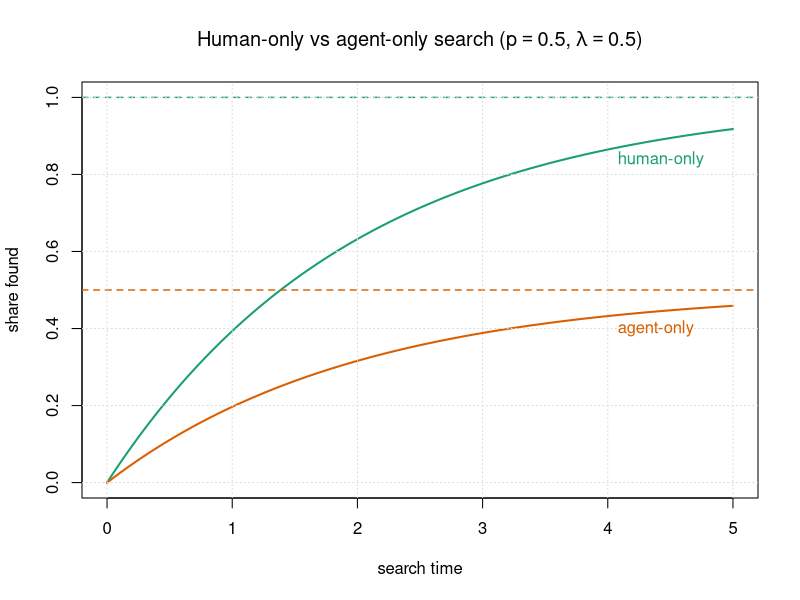
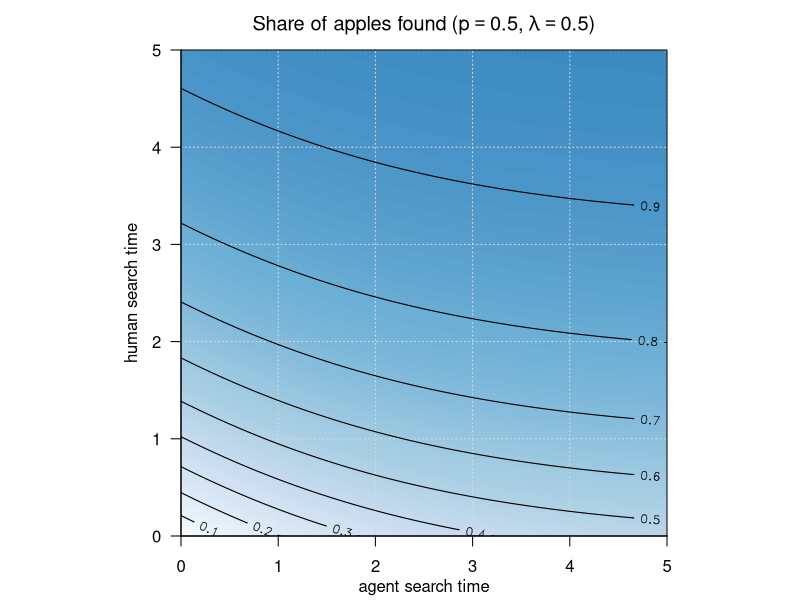
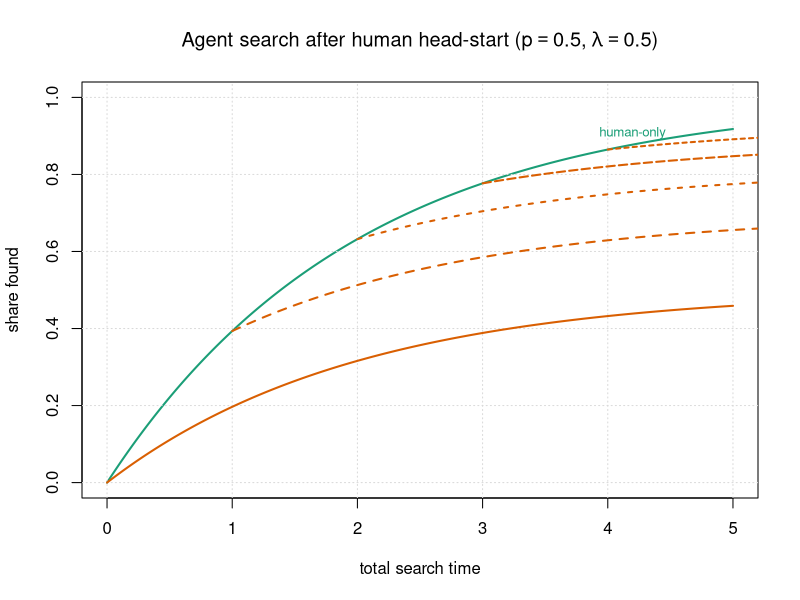

The R script that drew these images, in order:
## ---- chunk 1
#| label: bernoulli-functions
#| dependson: bernoulli-heatmap
#| fig-align: center
#| fig-width: 4
#| fig-height: 4
p <- 0.5
lambda <- 0.5
n_vals <- 0:5
apples <- function(t_H, t_A) {
    1 - ((1 - lambda) * exp(-p * t_H) + lambda * exp(-p * (t_H + t_A)))
}

apple_share <- outer(
    n_vals,
    n_vals,
    Vectorize(function(t_H, t_A) {
        apples(t_H, t_A)
    })
)


n_grid <- seq(0, 5, length.out = 400)
human_asymptote <- 1
agent_asymptote <- lambda

plot(
    n_grid,
    apples(n_grid, 0),
    type = "l",
    lwd = 2,
    col = "#1b9e77",
    ylim = c(0, 1),
    xlab = "search time",
    ylab = "share found",
    main = bquote("Human-only vs agent-only search" ~ "(" * p == .(p) * "," ~ lambda == .(lambda) * ")")
)
lines(
    n_grid,
    apples(0, n_grid),
    lwd = 2,
    col = "#d95f02"
)
abline(h = human_asymptote, lty = "dashed", lwd = 1.4, col = "#1b9e77")
abline(h = agent_asymptote, lty = "dashed", lwd = 1.4, col = "#d95f02")
grid(col = "gray85", lty = "dotted")
text(
    x = 4,
    y = apples(4.2, 0) - 0.04,
    labels = "human-only",
    col = "#1b9e77",
    pos = 4
)
text(
    x = 4,
    y = apples(0, 4.2) - 0.04,
    labels = "agent-only",
    col = "#d95f02",
    pos = 4
)
## ---- chunk 2
#| label: bernoulli-isovalues
#| dependson: bernoulli-heatmap
#| fig-width: 5.5
#| fig-align: center
#| fig-height: 5
n_H_grid <- seq(0, 5, length.out = 201)
n_A_grid <- seq(0, 5, length.out = 201)
apple_surface <- outer(
    n_A_grid,
    n_H_grid,
    Vectorize(function(t_A, t_H) apples(t_H, t_A))
)

fill_colors <- grDevices::colorRampPalette(
    c("#f7fbff", "#deebf7", "#c6dbef", "#9ecae1", "#6baed6", "#3182bd")
)(100)

color_breaks <- seq(0, 1, length.out = 101)
color_idx <- cut(apple_surface, breaks = color_breaks, include.lowest = TRUE, labels = FALSE)
raster_colors <- matrix(fill_colors[color_idx], nrow = nrow(apple_surface), ncol = ncol(apple_surface))
raster_colors <- t(raster_colors)[ncol(raster_colors):1, ]

old_par <- par(mar = c(3.2, 3.2, 2.5, 0.8), pty = "s")
plot(
    NA,
    xlim = c(0, 5),
    ylim = c(0, 5),
    type = "n",
    xaxs = "i",
    yaxs = "i",
    xlab = "",
    ylab = "",
    axes = FALSE,
    main = bquote("Share of apples found" ~ "(" * p == .(p) * "," ~ lambda == .(lambda) * ")")
)
rasterImage(as.raster(raster_colors), 0, 0, 5, 5, interpolate = FALSE)
grid(col = "gray85", lty = "dotted")
axis(1, at = 0:5)
axis(2, at = 0:5, las = 1)
box()
title(xlab = "agent search time", line = 2)
title(ylab = "human search time", line = 2)
contour(
    x = n_A_grid,
    y = n_H_grid,
    z = apple_surface,
    levels = seq(0, 1, by = 0.1),
    add = TRUE,
    drawlabels = TRUE,
    labcex = 0.8,
    lwd = 1.1,
    col = "black",
    vfont = c("sans serif", "bold")
)
par(old_par)
## ---- chunk 3
#| label: bernoulli-agent-after-human
#| dependson: bernoulli-heatmap
#| fig-align: center
#| fig-width: 6
#| fig-height: 4
n_grid <- seq(0, 5, length.out = 400)

plot(
    n_grid,
    apples(n_grid, 0),
    type = "l",
    lwd = 2,
    col = "#1b9e77",
    ylim = c(0, 1),
    xlab = "total search time",
    ylab = "share found",
    main = bquote("Agent search after human head-start" ~ "(" * p == .(p) * "," ~ lambda == .(lambda) * ")")
)
grid(col = "gray85", lty = "dotted")

human_starts <- 0:4
dash_styles <- c("solid", "44", "24", "42", "22")
for (i in seq_along(human_starts)) {
    tH0 <- human_starts[i]
    t_A_grid <- seq(0, 5, length.out = 400)
    lines(
        tH0 + t_A_grid,
        apples(tH0, t_A_grid),
        lwd = 2,
        col = "#d95f02",
        lty = dash_styles[i]
    )
}

text(
    x = 4.2,
    y = apples(4.2, 0) + 0.03,
    labels = "human-only",
    col = "#1b9e77",
    cex = 0.8
)
## ---- chunk 4
#| label: bernoulli-heatmap
#| results: asis
fill_palette <- grDevices::colorRampPalette(
    c("#f7fbff", "#deebf7", "#c6dbef", "#9ecae1", "#6baed6", "#3182bd")
)(100)

cell_html <- function(share) {
    color_idx <- max(1, min(100, round(share * 99) + 1))
    bg <- fill_palette[color_idx]
    fg <- if (share > 0.6) "white" else "black"
    paste0(
        "<td style='background:", bg, "; color:", fg,
        "; text-align:center; padding:0.55rem 0.7rem; border:1px solid #d0d7de;'>",
        "<div style='font-weight:600;'>", sprintf("%.1f%%", 100 * share), "</div>",
        "</td>"
    )
}

header_cells <- paste0(
    "<th style='padding:0.45rem 0.7rem; border:1px solid #d0d7de; background:#f6f8fa;'>",
    "t_A = ", n_vals, "</th>",
    collapse = ""
)

rows <- vapply(seq_along(n_vals), function(i) {
    row_cells <- vapply(seq_along(n_vals), function(j) {
        cell_html(apple_share[i, j])
    }, character(1))

    paste0(
        "<tr>",
        if (i == 1) {
            paste0(
                "<th rowspan='", length(n_vals),
                "' style='padding:0; border:1px solid #d0d7de; background:#f6f8fa; width:2.5rem;'>",
                "<div style='display:inline-block; transform:rotate(-90deg); white-space:nowrap; font-weight:600;'>",
                "human search time",
                "</div></th>"
            )
        } else {
            ""
        },
        "<th style='padding:0.45rem 0.7rem; border:1px solid #d0d7de; background:#f6f8fa;'>t_H = ",
        n_vals[i],
        "</th>",
        paste0(row_cells, collapse = ""),
        "</tr>"
    )
}, character(1))

cat(
    "<table style='border-collapse:collapse; margin:1rem 0; font-size:0.95rem;'>",
    "<caption style='caption-side:top; text-align:center; font-weight:600; padding-bottom:0.45rem;'>",
    "Heat map of share found (p = ", p, ", &lambda; = ", lambda, ")",
    "</caption>",
    "<thead>",
    "<tr><th colspan='2' style='border:none; background:transparent;'></th>",
    "<th colspan='", length(n_vals),
    "' style='padding:0.3rem 0.7rem; border:none; background:transparent; text-align:center; font-weight:600;'>agent search time</th></tr>",
    "<tr><th style='border:none; background:transparent;'></th><th style='padding:0.45rem 0.7rem; border:1px solid #d0d7de; background:#f6f8fa;'></th>",
    header_cells,
    "</tr></thead>",
    "<tbody>",
    paste0(rows, collapse = ""),
    "</tbody></table>",
    sep = ""
)
